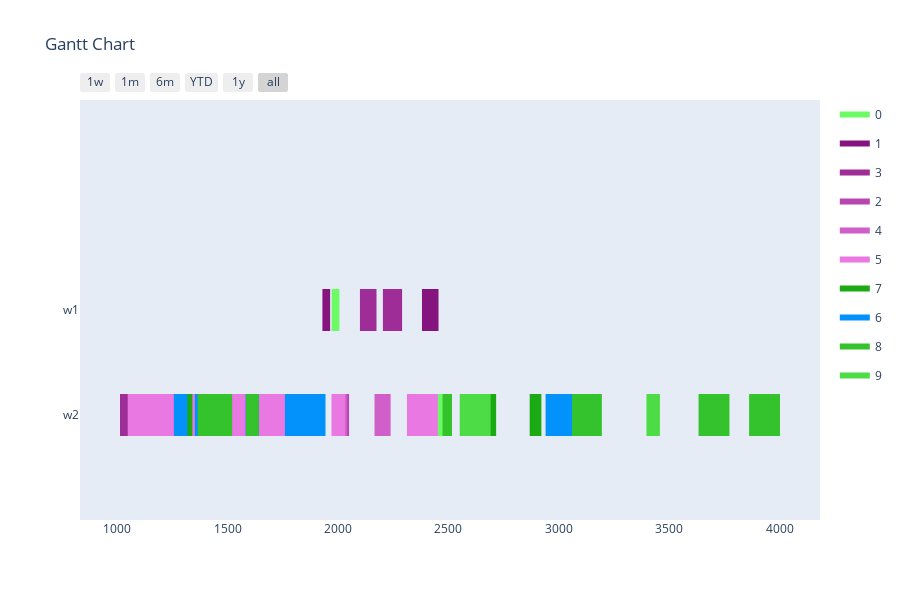

Notebook source saved alongside this figure:
### Markdown cell above
Config 4 - Randomized Mutation with "open" Planning Horizon

### Code cell
optimizer = BaseGA(env)
optimizer.configure('tardiness', 'twopointcrossover', 'roulettewheel', 'randomize')
last_time_slot = 0
for order in orders:
    if order[1] > last_time_slot:
        last_time_slot = order[1]
# all parameters after offspring_amount are optional (in this case -> verbose=True)
result, best_fitness_history, average_fitness_history, best_generation_history, feasible_gen = optimizer.optimize(orders, max_generations, earliest_time_slot, last_time_slot, population_size, offspring_amount, verbose=True)
workstation_assignments = reformat_result(result, orders, env)
visualize(workstation_assignments, best_fitness_history, average_fitness_history, best_generation_history, feasible_gen)

### Figure 1 — Plotly figure (JSON) as saved in the notebook; plotly's stock layout.template omitted (floating-point values rounded to 4 significant figures)
{"data": [{"fill": "toself", "fillcolor": "rgb(109, 251, 101)", "hoverinfo": "name", "legendgroup": "rgb(109, 251, 101)", "mode": "none", "name": "0", "type": "scatter", "x": [393, 480, 480, 393, 393, 1971, 2006, 2006, 1971, 1971, 477, 520, 520, 477, 477, 221, 316, 316, 221, 221, 765, 848, 848, 765, 765, 2415, 2498, 2498, 2415], "y": [0.8, 0.8, 1.2, 1.2, null, 0.8, 0.8, 1.2, 1.2, null, 0.8, 0.8, 1.2, 1.2, null, -0.2, -0.2, 0.2, 0.2, null, -0.2, -0.2, 0.2, 0.2, null, -0.2, -0.2, 0.2, 0.2]}, {"fill": "toself", "fillcolor": "rgb(134, 20, 126)", "hoverinfo": "name", "legendgroup": "rgb(134, 20, 126)", "mode": "none", "name": "1", "type": "scatter", "x": [1929, 1964, 1964, 1929, 1929, 579, 622, 622, 579, 579, 2401, 2436, 2436, 2401, 2401, 2380, 2455, 2455, 2380, 2380, 1590, 1685, 1685, 1590, 1590, 1385, 1480, 1480, 1385], "y": [0.8, 0.8, 1.2, 1.2, null, 0.8, 0.8, 1.2, 1.2, null, 0.8, 0.8, 1.2, 1.2, null, 0.8, 0.8, 1.2, 1.2, null, -0.2, -0.2, 0.2, 0.2, null, -0.2, -0.2, 0.2, 0.2]}, {"fill": "toself", "fillcolor": "rgb(159, 45, 151)", "hoverinfo": "name", "legendgroup": "rgb(159, 45, 151)", "mode": "none", "name": "3", "type": "scatter", "x": [304, 379, 379, 304, 304, 2099, 2174, 2174, 2099, 2099, 2203, 2290, 2290, 2203, 2203, 925, 960, 960, 925, 925, 1012, 1107, 1107, 1012, 1012, 1852, 1935, 1935, 1852], "y": [0.8, 0.8, 1.2, 1.2, null, 0.8, 0.8, 1.2, 1.2, null, 0.8, 0.8, 1.2, 1.2, null, 0.8, 0.8, 1.2, 1.2, null, -0.2, -0.2, 0.2, 0.2, null, -0.2, -0.2, 0.2, 0.2]}, {"fill": "toself", "fillcolor": "rgb(184, 70, 176)", "hoverinfo": "name", "legendgroup": "rgb(184, 70, 176)", "mode": "none", "name": "2", "type": "scatter", "x": [1532, 1595, 1595, 1532, 1532, 1987, 2050, 2050, 1987, 1987, 2401, 2445, 2445, 2401, 2401, 3880, 3943, 3943, 3880], "y": [-0.2, -0.2, 0.2, 0.2, null, -0.2, -0.2, 0.2, 0.2, null, -0.2, -0.2, 0.2, 0.2, null, -0.2, -0.2, 0.2, 0.2]}, {"fill": "toself", "fillcolor": "rgb(209, 95, 201)", "hoverinfo": "name", "legendgroup": "rgb(209, 95, 201)", "mode": "none", "name": "4", "type": "scatter", "x": [1997, 2041, 2041, 1997, 1997, 2165, 2238, 2238, 2165, 2165, 741, 785, 785, 741, 741, 707, 780, 780, 707], "y": [-0.2, -0.2, 0.2, 0.2, null, -0.2, -0.2, 0.2, 0.2, null, -0.2, -0.2, 0.2, 0.2, null, -0.2, -0.2, 0.2, 0.2]}, {"fill": "toself", "fillcolor": "rgb(234, 120, 226)", "hoverinfo": "name", "legendgroup": "rgb(234, 120, 226)", "mode": "none", "name": "5", "type": "scatter", "x": [922, 1047, 1047, 922, 922, 547, 662, 662, 547, 547, 1917, 2032, 2032, 1917, 1917, 1391, 1449, 1449, 1391, 1391, 2312, 2452, 2452, 2312, 2312, 918, 961, 961, 918, 918, 1778, 1893, 1893, 1778], "y": [-0.2, -0.2, 0.2, 0.2, null, -0.2, -0.2, 0.2, 0.2, null, -0.2, -0.2, 0.2, 0.2, null, -0.2, -0.2, 0.2, 0.2, null, -0.2, -0.2, 0.2, 0.2, null, -0.2, -0.2, 0.2, 0.2, null, -0.2, -0.2, 0.2, 0.2]}, {"fill": "toself", "fillcolor": "rgb(28, 170, 20)", "hoverinfo": "name", "legendgroup": "rgb(28, 170, 20)", "mode": "none", "name": "7", "type": "scatter", "x": [2868, 2921, 2921, 2868, 2868, 1267, 1340, 1340, 1267, 1267, 911, 984, 984, 911, 911, 2643, 2716, 2716, 2643], "y": [-0.2, -0.2, 0.2, 0.2, null, -0.2, -0.2, 0.2, 0.2, null, -0.2, -0.2, 0.2, 0.2, null, -0.2, -0.2, 0.2, 0.2]}, {"fill": "toself", "fillcolor": "rgb(3, 145, 251)", "hoverinfo": "name", "legendgroup": "rgb(3, 145, 251)", "mode": "none", "name": "6", "type": "scatter", "x": [1581, 1642, 1642, 1581, 1581, 1808, 1943, 1943, 1808, 1808, 1351, 1491, 1491, 1351, 1351, 1797, 1937, 1937, 1797, 1797, 1256, 1317, 1317, 1256, 1256, 2940, 3075, 3075, 2940, 2940, 1759, 1894, 1894, 1759], "y": [-0.2, -0.2, 0.2, 0.2, null, -0.2, -0.2, 0.2, 0.2, null, -0.2, -0.2, 0.2, 0.2, null, -0.2, -0.2, 0.2, 0.2, null, -0.2, -0.2, 0.2, 0.2, null, -0.2, -0.2, 0.2, 0.2, null, -0.2, -0.2, 0.2, 0.2]}, {"fill": "toself", "fillcolor": "rgb(53, 195, 45)", "hoverinfo": "name", "legendgroup": "rgb(53, 195, 45)", "mode": "none", "name": "8", "type": "scatter", "x": [2473, 2516, 2516, 2473, 2473, 1395, 1520, 1520, 1395, 1395, 1364, 1407, 1407, 1364, 1364, 1583, 1641, 1641, 1583, 1583, 3060, 3195, 3195, 3060, 3060, 3862, 4002, 4002, 3862, 3862, 3633, 3773, 3773, 3633], "y": [-0.2, -0.2, 0.2, 0.2, null, -0.2, -0.2, 0.2, 0.2, null, -0.2, -0.2, 0.2, 0.2, null, -0.2, -0.2, 0.2, 0.2, null, -0.2, -0.2, 0.2, 0.2, null, -0.2, -0.2, 0.2, 0.2, null, -0.2, -0.2, 0.2, 0.2]}, {"fill": "toself", "fillcolor": "rgb(78, 220, 70)", "hoverinfo": "name", "legendgroup": "rgb(78, 220, 70)", "mode": "none", "name": "9", "type": "scatter", "x": [3397, 3458, 3458, 3397, 3397, 504, 547, 547, 504, 504, 227, 270, 270, 227, 227, 711, 769, 769, 711, 711, 274, 332, 332, 274, 274, 784, 919, 919, 784, 784, 2551, 2691, 2691, 2551], "y": [-0.2, -0.2, 0.2, 0.2, null, -0.2, -0.2, 0.2, 0.2, null, -0.2, -0.2, 0.2, 0.2, null, -0.2, -0.2, 0.2, 0.2, null, -0.2, -0.2, 0.2, 0.2, null, -0.2, -0.2, 0.2, 0.2, null, -0.2, -0.2, 0.2, 0.2]}, {"legendgroup": "rgb(109, 251, 101)", "marker": {"color": "rgb(109, 251, 101)", "opacity": 0, "size": 1}, "mode": "markers", "name": "", "showlegend": false, "text": [null, null, null, null, null, null, null, null, null, null, null, null], "type": "scatter", "x": [393, 480, 1971, 2006, 477, 520, 221, 316, 765, 848, 2415, 2498], "y": [1, 1, 1, 1, 1, 1, 0, 0, 0, 0, 0, 0]}, {"legendgroup": "rgb(134, 20, 126)", "marker": {"color": "rgb(134, 20, 126)", "opacity": 0, "size": 1}, "mode": "markers", "name": "", "showlegend": false, "text": [null, null, null, null, null, null, null, null, null, null, null, null], "type": "scatter", "x": [1929, 1964, 579, 622, 2401, 2436, 2380, 2455, 1590, 1685, 1385, 1480], "y": [1, 1, 1, 1, 1, 1, 1, 1, 0, 0, 0, 0]}, {"legendgroup": "rgb(159, 45, 151)", "marker": {"color": "rgb(159, 45, 151)", "opacity": 0, "size": 1}, "mode": "markers", "name": "", "showlegend": false, "text": [null, null, null, null, null, null, null, null, null, null, null, null], "type": "scatter", "x": [304, 379, 2099, 2174, 2203, 2290, 925, 960, 1012, 1107, 1852, 1935], "y": [1, 1, 1, 1, 1, 1, 1, 1, 0, 0, 0, 0]}, {"legendgroup": "rgb(184, 70, 176)", "marker": {"color": "rgb(184, 70, 176)", "opacity": 0, "size": 1}, "mode": "markers", "name": "", "showlegend": false, "text": [null, null, null, null, null, null, null, null], "type": "scatter", "x": [1532, 1595, 1987, 2050, 2401, 2445, 3880, 3943], "y": [0, 0, 0, 0, 0, 0, 0, 0]}, {"legendgroup": "rgb(209, 95, 201)", "marker": {"color": "rgb(209, 95, 201)", "opacity": 0, "size": 1}, "mode": "markers", "name": "", "showlegend": false, "text": [null, null, null, null, null, null, null, null], "type": "scatter", "x": [1997, 2041, 2165, 2238, 741, 785, 707, 780], "y": [0, 0, 0, 0, 0, 0, 0, 0]}, {"legendgroup": "rgb(234, 120, 226)", "marker": {"color": "rgb(234, 120, 226)", "opacity": 0, "size": 1}, "mode": "markers", "name": "", "showlegend": false, "text": [null, null, null, null, null, null, null, null, null, null, null, null, null, null], "type": "scatter", "x": [922, 1047, 547, 662, 1917, 2032, 1391, 1449, 2312, 2452, 918, 961, 1778, 1893], "y": [0, 0, 0, 0, 0, 0, 0, 0, 0, 0, 0, 0, 0, 0]}, {"legendgroup": "rgb(28, 170, 20)", "marker": {"color": "rgb(28, 170, 20)", "opacity": 0, "size": 1}, "mode": "markers", "name": "", "showlegend": false, "text": [null, null, null, null, null, null, null, null], "type": "scatter", "x": [2868, 2921, 1267, 1340, 911, 984, 2643, 2716], "y": [0, 0, 0, 0, 0, 0, 0, 0]}, {"legendgroup": "rgb(3, 145, 251)", "marker": {"color": "rgb(3, 145, 251)", "opacity": 0, "size": 1}, "mode": "markers", "name": "", "showlegend": false, "text": [null, null, null, null, null, null, null, null, null, null, null, null, null, null], "type": "scatter", "x": [1581, 1642, 1808, 1943, 1351, 1491, 1797, 1937, 1256, 1317, 2940, 3075, 1759, 1894], "y": [0, 0, 0, 0, 0, 0, 0, 0, 0, 0, 0, 0, 0, 0]}, {"legendgroup": "rgb(53, 195, 45)", "marker": {"color": "rgb(53, 195, 45)", "opacity": 0, "size": 1}, "mode": "markers", "name": "", "showlegend": false, "text": [null, null, null, null, null, null, null, null, null, null, null, null, null, null], "type": "scatter", "x": [2473, 2516, 1395, 1520, 1364, 1407, 1583, 1641, 3060, 3195, 3862, 4002, 3633, 3773], "y": [0, 0, 0, 0, 0, 0, 0, 0, 0, 0, 0, 0, 0, 0]}, {"legendgroup": "rgb(78, 220, 70)", "marker": {"color": "rgb(78, 220, 70)", "opacity": 0, "size": 1}, "mode": "markers", "name": "", "showlegend": false, "text": [null, null, null, null, null, null, null, null, null, null, null, null, null, null], "type": "scatter", "x": [3397, 3458, 504, 547, 227, 270, 711, 769, 274, 332, 784, 919, 2551, 2691], "y": [0, 0, 0, 0, 0, 0, 0, 0, 0, 0, 0, 0, 0, 0]}], "layout": {"height": 600, "hovermode": "closest", "showlegend": true, "title": {"text": "Gantt Chart"}, "xaxis": {"rangeselector": {"buttons": [{"count": 7, "label": "1w", "step": "day", "stepmode": "backward"}, {"count": 1, "label": "1m", "step": "month", "stepmode": "backward"}, {"count": 6, "label": "6m", "step": "month", "stepmode": "backward"}, {"count": 1, "label": "YTD", "step": "year", "stepmode": "todate"}, {"count": 1, "label": "1y", "step": "year", "stepmode": "backward"}, {"step": "all"}]}, "showgrid": false, "type": "date", "zeroline": false}, "yaxis": {"autorange": false, "range": [-1, 3], "showgrid": false, "ticktext": ["w2", "w1"], "tickvals": [0, 1], "zeroline": false}}}
